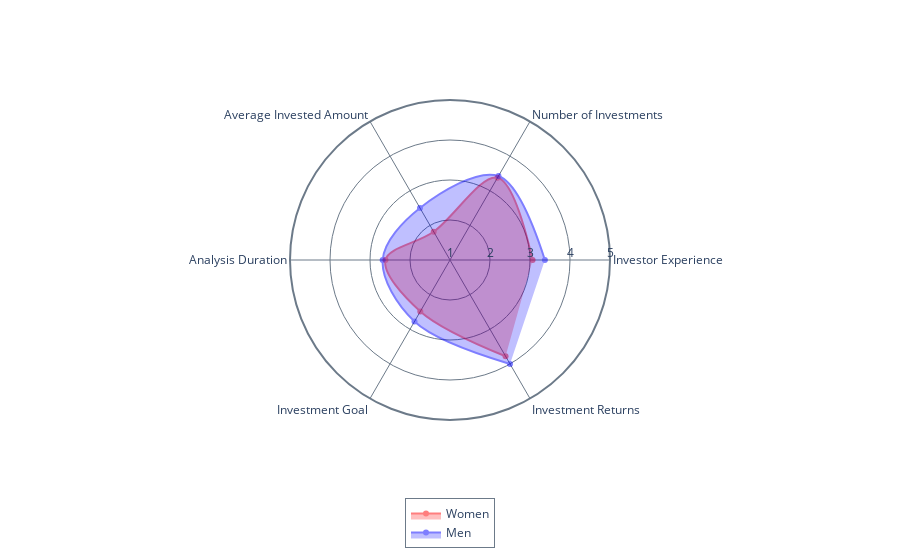
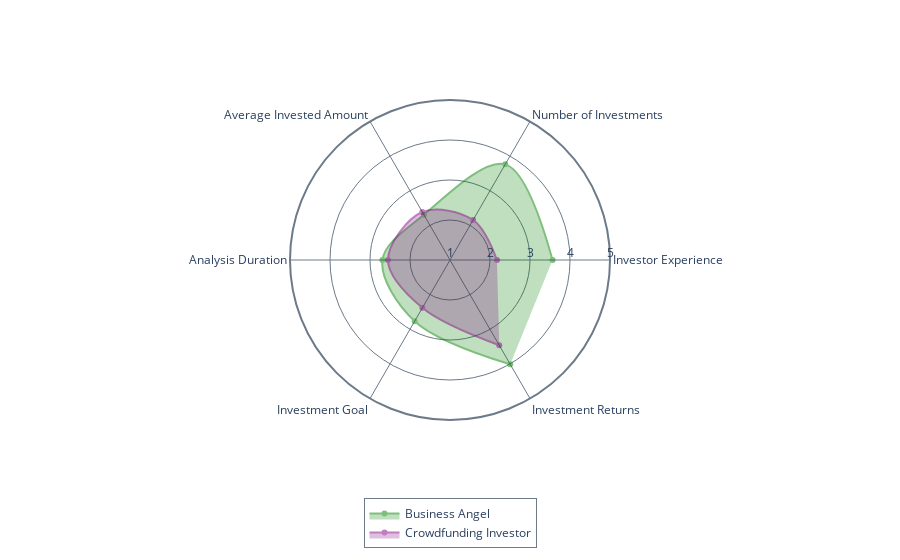

Notebook code for these charts, in order:
### Code cell


### Figure 1 — Plotly figure (JSON) as saved in the notebook; plotly's stock layout.template omitted (floating-point values rounded to 4 significant figures)
{"data": [{"fill": "toself", "line": {"shape": "spline"}, "marker": {"color": "red"}, "name": "Women", "opacity": 0.5, "r": [3.065, 3.375, 1.815, 2.613, 2.484, 3.778], "theta": ["Investor Experience", "Number of Investments", "Average Invested Amount", "Analysis Duration", "Investment Goal", "Investment Returns"], "type": "scatterpolar"}, {"fill": "toself", "line": {"shape": "spline"}, "marker": {"color": "blue"}, "name": "Men", "opacity": 0.5, "r": [3.372, 3.424, 2.5, 2.684, 2.775, 4.0], "theta": ["Investor Experience", "Number of Investments", "Average Invested Amount", "Analysis Duration", "Investment Goal", "Investment Returns"], "type": "scatterpolar"}], "layout": {"legend": {"bordercolor": "rgba(108, 122, 137,1)", "borderwidth": 1, "x": 0.5, "xanchor": "center", "y": -0.4, "yanchor": "bottom"}, "polar": {"angularaxis": {"gridcolor": "rgba(108, 122, 137,1)", "linecolor": "rgba(108, 122, 137,1)", "linewidth": 2, "showline": true}, "bgcolor": "rgba(0, 0, 0, 0)", "radialaxis": {"dtick": 1, "gridcolor": "rgba(108, 122, 137,1)", "gridwidth": 1, "linewidth": 1, "range": [1, 5], "showline": false, "side": "counterclockwise"}}}}

### Figure 2 — Plotly figure (JSON) as saved in the notebook; plotly's stock layout.template omitted (floating-point values rounded to 4 significant figures)
{"data": [{"fill": "toself", "line": {"shape": "spline"}, "marker": {"color": "green"}, "name": "Business Angel", "opacity": 0.5, "r": [3.564, 3.761, 2.307, 2.689, 2.767, 4.012], "theta": ["Investor Experience", "Number of Investments", "Average Invested Amount", "Analysis Duration", "Investment Goal", "Investment Returns"], "type": "scatterpolar"}, {"fill": "toself", "line": {"shape": "spline"}, "marker": {"color": "purple"}, "name": "Crowdfunding Investor", "opacity": 0.5, "r": [2.174, 2.154, 2.385, 2.55, 2.381, 3.462], "theta": ["Investor Experience", "Number of Investments", "Average Invested Amount", "Analysis Duration", "Investment Goal", "Investment Returns"], "type": "scatterpolar"}], "layout": {"legend": {"bordercolor": "rgba(108, 122, 137,1)", "borderwidth": 1, "x": 0.5, "xanchor": "center", "y": -0.4, "yanchor": "bottom"}, "polar": {"angularaxis": {"gridcolor": "rgba(108, 122, 137,1)", "linecolor": "rgba(108, 122, 137,1)", "linewidth": 2, "showline": true}, "bgcolor": "rgba(0, 0, 0, 0)", "radialaxis": {"dtick": 1, "gridcolor": "rgba(108, 122, 137,1)", "gridwidth": 1, "linewidth": 1, "range": [1, 5], "showline": false, "side": "counterclockwise"}}}}
